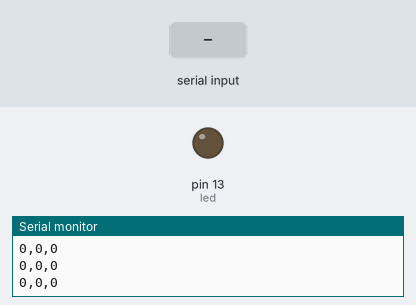
Simulated run of this sketch. Board: Arduino Leonardo, built with avr-gcc and run on an emulated ATmega32U4. On the bench: output pins drawn as LEDs (lit = HIGH), the last lines printed to the serial monitor. The inputs (shaded band) are chosen by the test bench.

Above: at 1.4 s.
1.5 s: byte 30 received over Serial
At 6.76 s:
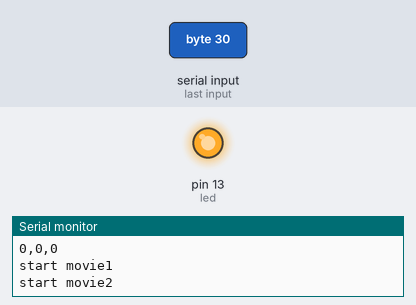
Timing chart, 0 to 8.3 s (numbered marks = the images above; inputs shaded):
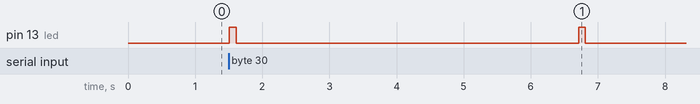

The sketch:

SerialCallResponseASCII.ino
```cpp
/*
  Serial Call and Response in ASCII
 http://www.arduino.cc/en/Tutorial/SerialCallResponseASCII
 */

int firstSensor = 0;    // first analog sensor
int secondSensor = 0;   // second analog sensor
int thirdSensor = 0;    // digital sensor
int inByte = 0;         // incoming serial byte

int led = 13;

void setup()
{
  // start serial port at 9600 bps and wait for port to open:
  Serial.begin(9600);
  // give it a name:
  pinMode(led, OUTPUT);

// the setup routine runs once when you press reset:
  // initialize the digital pin as an output.

  while (!Serial) {
    ; // wait for serial port to connect. Needed for Leonardo only
  }
  //pinMode(2, INPUT);   // digital sensor is on digital pin 2
  establishContact();  // send a byte to establish contact until receiver responds
}

void loop()
{
  // if we get a valid byte, read analog ins:
  if (Serial.available() > 0) {
    // get incoming byte:
    inByte = Serial.read();
    Serial.println("start movie1");
  digitalWrite(led, HIGH);   // turn the LED on (HIGH is the voltage level)
  delay(100);               // wait for a second
  digitalWrite(led, LOW);    // turn the LED off by making the voltage LOW
  delay(100);               // wait for a second

    delay(5000);
    Serial.println("start movie2");
  digitalWrite(led, HIGH);   // turn the LED on (HIGH is the voltage level)
  delay(100);               // wait for a second
  digitalWrite(led, LOW);    // turn the LED off by making the voltage LOW
  delay(100);               // wait for a second
    delay(5000);
    Serial.println("start movie3");
  digitalWrite(led, HIGH);   // turn the LED on (HIGH is the voltage level)
  delay(100);               // wait for a second
  digitalWrite(led, LOW);    // turn the LED off by making the voltage LOW
  delay(100);               // wait for a second
    delay(5000);
    Serial.println("start movie4");
  digitalWrite(led, HIGH);   // turn the LED on (HIGH is the voltage level)
  delay(100);               // wait for a second
  digitalWrite(led, LOW);    // turn the LED off by making the voltage LOW
  delay(100);               // wait for a second
    delay(5000);
  }
}

void establishContact() {
  while (Serial.available() <= 0) {
    Serial.println("0,0,0");   // send an initial string
    delay(300);
  }
}
```

Measured:
- after the input at 1.5 s, pin 13 (led): alternates HIGH for 0.10 s and LOW for 5.1 s, starting at once
